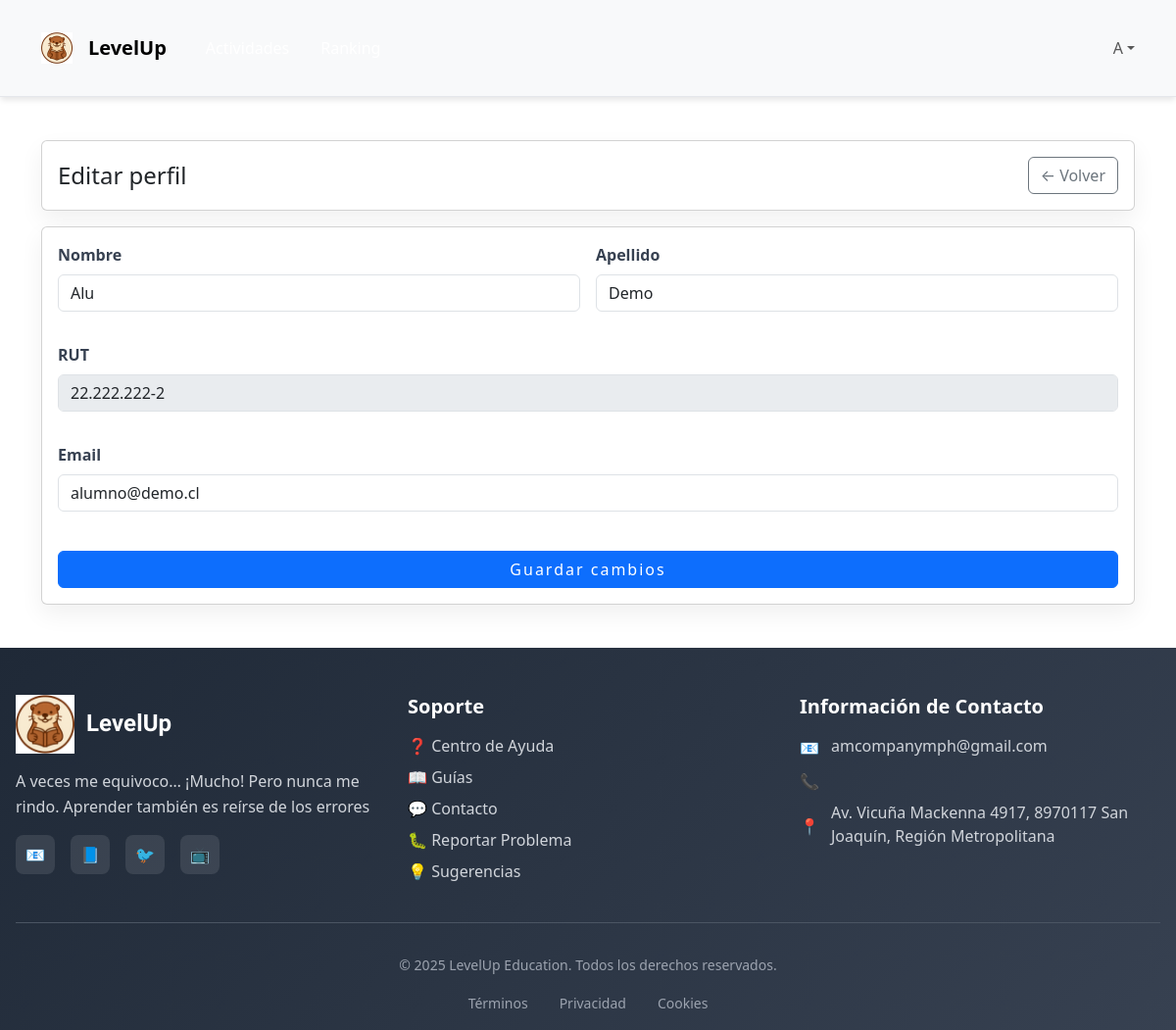
/perfil/editar/ (signed in), run on the app's committed database.
### LevelUp/models.py (models this page shows, shortened)
class Usuario(AbstractUser):
    class Rol(models.TextChoices):
        ESTUDIANTE    = "ESTUDIANTE", "Estudiante"
        DOCENTE       = "DOCENTE", "Docente"
        ADMINISTRADOR = "ADMINISTRADOR", "Administrador"
    rol = models.CharField(
        max_length=20,
        choices=Rol.choices,
        default=Rol.ESTUDIANTE,
    )
    rut = models.CharField(max_length=12, unique=True, validators=[validar_formato_rut])
    email = models.EmailField(max_length=128, unique=True)
    rol = models.CharField(max_length=20, choices=Rol.choices)

### LevelUp/views.py (the view)
# urls.py: path("perfil/editar/", views.perfil_editar_view, name="perfil_editar"),
@login_required
def perfil_editar_view(request):
    if request.method == "POST":
        form = ProfileForm(request.POST, instance=request.user)
        if form.is_valid():
            form.save()
            messages.success(request, "Perfil actualizado correctamente.")
            return redirect("perfil")
        else:
            messages.error(request, "Revisa los campos del formulario.")
    else:
        form = ProfileForm(instance=request.user)
    return render(request, "LevelUp/perfil/editar.html", {"form": form})

### LevelUp/forms.py (shortened to what this page needs)
class ProfileForm(forms.ModelForm):
    first_name = forms.CharField(
        label="Nombre", max_length=30,
        widget=forms.TextInput(attrs={"class": "form-input"})
    )
    last_name  = forms.CharField(
        label="Apellido", max_length=30,
        widget=forms.TextInput(attrs={"class": "form-input"})
    )
    email      = forms.EmailField(
        label="Email", max_length=128,
        widget=forms.EmailInput(attrs={"class": "form-input"})
    )
    rut        = forms.CharField(
        label="RUT", max_length=12,
        widget=forms.TextInput(attrs={"class": "form-input","placeholder":"12.345.678-9"})
    )
    class Meta:
        model = Usuario
        fields = ("first_name", "last_name", "email", "rut")
    def __init__(self, *args, **kwargs):
        super().__init__(*args, **kwargs)
        self.fields["rut"].disabled = True
        self.fields["rut"].required = False
        self.fields["rut"].widget.attrs.update({"readonly": "readonly"})

### LevelUp/templatetags/form_extras.py (called while the page is built)
@register.filter(name='add_class')
def add_class(field, css):
    return field.as_widget(attrs={**field.field.widget.attrs, "class": f"{field.field.widget.attrs.get('class','')} {css}".strip()})

### LevelUp/templates/LevelUp/perfil/editar.html (shortened to what this page needs)
{% extends "LevelUp/base.html" %}
{% load form_extras %}
{% block content %}
<main class="py-4">
  <div class="container">
    <div class="card mb-3">
      <div class="card-body d-flex justify-content-between align-items-center">
        <h1 class="h4 m-0">Editar perfil</h1>
        <a class="btn btn-outline-secondary" href="{% url 'perfil' %}">← Volver</a>
      </div>
    </div>
    <div class="card">
      <div class="card-body">
        <form method="post" novalidate>
          <div class="row g-3">
            <div class="col-md-6">
              <label for="{{ form.first_name.id_for_label }}" class="form-label">Nombre</label>
              {% if form.first_name.errors %}
              {{ form.first_name|add_class:"form-control is-invalid" }}
              <div class="invalid-feedback">
                {{ form.first_name.errors|striptags }}
              </div>
              {% else %}
              {{ form.first_name|add_class:"form-control" }}
              {% endif %}
            </div>
            <div class="col-md-6">
              <label for="{{ form.last_name.id_for_label }}" class="form-label">Apellido</label>
              {% if form.last_name.errors %}
              {{ form.last_name|add_class:"form-control is-invalid" }}
              <div class="invalid-feedback">
                {{ form.last_name.errors|striptags }}
              </div>
              {% else %}
              {{ form.last_name|add_class:"form-control" }}
              {% endif %}
            </div>
            <div class="col-12">
              <label class="form-label">RUT</label>
              {{ form.rut|add_class:"form-control" }}
            </div>
            <div class="col-12">
              <label for "{{ form.email.id_for_label }}" class="form-label">Email</label>
              {% if form.email.errors %}
              {{ form.email|add_class:"form-control is-invalid" }}
              <div class="invalid-feedback">
                {{ form.email.errors|striptags }}
              </div>
              {% else %}
              {{ form.email|add_class:"form-control" }}
              {% endif %}
            </div>
          </div>
          <div class="d-flex justify-content-end mt-4">
            <button type="submit" class="btn btn-primary">Guardar cambios</button>
          </div>
        </form>
      </div>
    </div>
  </div>
</main>
{% endblock %}

### LevelUp/static/LevelUp/css/style.css (style rules this page uses)
:root { --primary-color: #3b82f6; --secondary-color: #8b5cf6; --success-color: #10b981; --warning-color: #f59e0b; --danger-color: #ef4444; --background-light: #f8fafc; --background-gradient: linear-gradient(135deg, #667eea 0%, #764ba2 100%); --card-shadow: 0 4px 6px -1px rgba(0, 0, 0, 0.1); --card-shadow-hover: 0 10px 15px -3px rgba(0, 0, 0, 0.1); --border-radius: 0.5rem; --border-radius-lg: 1rem; --font-family: 'Inter', -apple-system, BlinkMacSystemFont, sans-serif; }
* { margin: 0; padding: 0; box-sizing: border-box; }
body { font-family: var(--font-family); background: var(--background-light); color: #1f2937; line-height: 1.6; }
.container { max-width: 1200px; margin: 0 auto; padding: 0 1rem; }
.card { background: white; border-radius: var(--border-radius); box-shadow: var(--card-shadow); transition: all 0.3s ease; overflow: hidden; }
.btn { display: inline-flex; align-items: center; justify-content: center; padding: 0.75rem 1.5rem; border-radius: var(--border-radius); font-weight: 500; text-decoration: none; border: none; cursor: pointer; transition: all 0.2s ease; gap: 0.5rem; }
.btn-primary { background: var(--primary-color); color: white; }
.form-label { display: block; margin-bottom: 0.5rem; font-weight: 500; color: #374151; }
.form-input { width: 100%; padding: 0.75rem; border: 2px solid #000000; border-radius: var(--border-radius); font-size: 1rem; transition: border-color 0.2s ease; }
.mt-4 { margin-top: 1rem; }

### LevelUp/static/LevelUp/css/global.css (style rules this page uses)
:root { --bg:#f8fafc; --text:#111827; --muted:#6b7280; --border:#e5e7eb; --primary:#6366f1; --primary-weak: rgba(99,102,241,.15); --success:#10b981; --warning:#f59e0b; }
html,body { height:100%; }
body { margin:0; background:var(--bg); color:var(--text); font-family:system-ui, -apple-system, "Segoe UI", Roboto, Ubuntu, Cantarell, "Helvetica Neue", Arial, "Noto Sans", "Apple Color Emoji","Segoe UI Emoji","Segoe UI Symbol"; }
.container { max-width:1100px; margin:0 auto; padding:1.25rem; }
.card { background:#fff; border-radius:.75rem; box-shadow:0 10px 25px rgba(0,0,0,.06); }
.form-label { display:block; font-weight:600; margin-bottom:.25rem; color:#374151; }
.form-input,.form-select { width:100%; padding:.6rem .8rem; border:1px solid var(--border); border-radius:.5rem; outline:0; background:#fff; }
.btn { display:inline-flex; align-items:center; justify-content:center; gap:.5rem; padding:.6rem .9rem; border-radius:.5rem; border:0; cursor:pointer; text-decoration:none; }
.btn-primary { background:var(--primary); color:#fff; }
:root { --bp-ink:#1E1B2E; --bp-primary:#867cc4; --bp-primary-600:#6f64a3; --bp-blue:#3A81F6; --bp-accent:#988bb6; --bp-hero:#bfbaf7; --bp-soft:#EAF0FF; --bp-cream:#fbeaff; }
:root { --edu-ink:#0b2545; --edu-ink-700:#314766; --edu-primary:#2563eb; --edu-secondary:#10b981; --edu-accent:#f59e0b; --edu-bg:#f7fafc; --edu-card:#ffffff; }

### LevelUp/static/LevelUp/css/login.css (style rules this page uses)
body { margin: 0; font-family: 'Poppins', sans-serif; background-color: #0d2040; color: white; }
.form-input { width: 100%; background: #fff; color: #1a1a1a; border: none; border-radius: 0.75rem; padding: 1rem; margin-bottom: 1rem; font-size: 1rem; }
.form-input::placeholder { color: #666; }
.btn-primary { background: #1a3d5f; color: white; border: none; border-radius: 0.75rem; padding: 1rem; width: 100%; font-weight: bold; letter-spacing: 2px; cursor: pointer; transition: background 0.3s; }

### LevelUp/static/LevelUp/css/home.css (style rules this page uses)
body { font-family: 'Poppins', sans-serif; background-color: #f6fbff; color: #2a2a2a; overflow-x: hidden; }
:root { --azul-suave: #d5ecff; --azul-oscuro: #004c91; --celeste: #4db7ff; --verde: #75d67a; --amarillo: #ffda6b; --rosa: #ff7bac; }

### data on the page
Usuario: first_name "Alu", last_name "Demo", rut "22.222.222-2", email "alumno@demo.cl"

### other printed values
{{ display_name|slice:":1"|upper }} "A"
